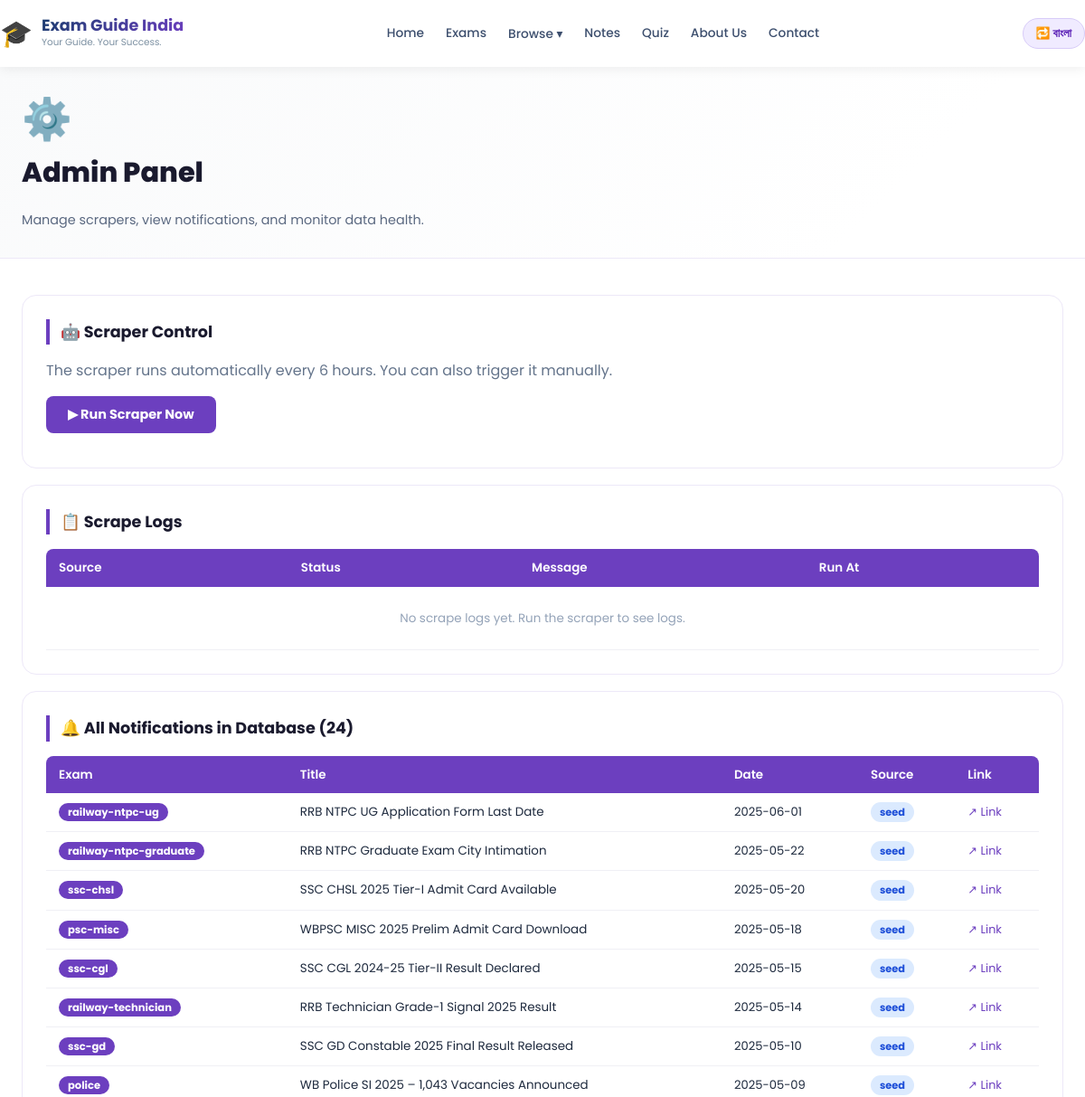
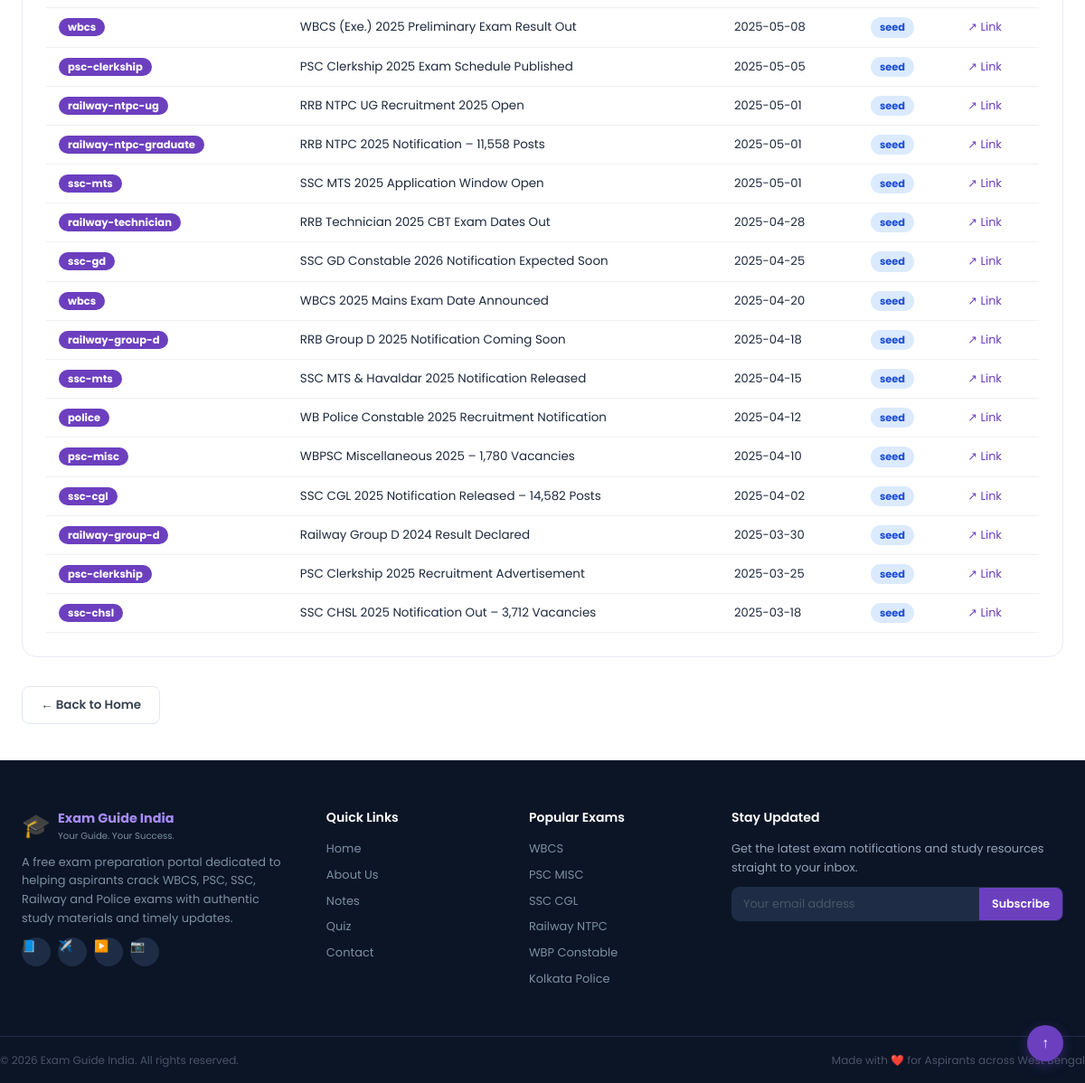
The page /admin on the database its author committed (2 pictures, top to bottom).
### tables this page shows
CREATE TABLE notifications (
        id INTEGER PRIMARY KEY AUTOINCREMENT,
        exam_key TEXT NOT NULL,
        title TEXT NOT NULL,
        date TEXT NOT NULL,
        link TEXT,
        source TEXT DEFAULT 'official',
        scraped_at TEXT DEFAULT CURRENT_TIMESTAMP
    );

### app.py (the view)
@app.route('/admin', strict_slashes=False)
def admin():
    return render_template('admin.html', logs=get_scrape_logs(30), notifications=get_all_notifications(50), exam_keys=list(EXAM_CONFIG.keys()))

### scraper/scraper.py (called while the page is built)
def get_db():
    os.makedirs(os.path.dirname(DB_PATH), exist_ok=True)
    conn = sqlite3.connect(DB_PATH)
    conn.row_factory = sqlite3.Row
    return conn

def get_all_notifications(limit=30):
    conn = get_db()
    rows = conn.execute(
        'SELECT * FROM notifications ORDER BY date DESC, id DESC LIMIT ?', (limit,)
    ).fetchall()
    conn.close()
    return [dict(r) for r in rows]

def get_scrape_logs(limit=20):
    conn = get_db()
    rows = conn.execute(
        'SELECT * FROM scrape_log ORDER BY ran_at DESC LIMIT ?', (limit,)
    ).fetchall()
    conn.close()
    return [dict(r) for r in rows]

### templates/admin.html (shortened to what this page needs)
{% extends "base.html" %}
{% block content %}
<section class="page-hero" style="--cat-color:#374151; --cat-light:#f9fafb;">
    <div class="container page-hero-inner">
        <div class="page-hero-icon">⚙️</div>
        <h1 class="page-hero-title">Admin Panel</h1>
        <p class="page-hero-desc">Manage scrapers, view notifications, and monitor data health.</p>
    </div>
</section>
<div class="container" style="padding: 40px 24px;">
    <div class="guide-section">
        <h2 class="gs-title">🤖 Scraper Control</h2>
        <p style="color:#64748b; margin-bottom: 16px;">The scraper runs automatically every 6 hours. You can also trigger it manually.</p>
        <button id="scrapeBtn" class="btn-apply-big" onclick="triggerScrape()">▶ Run Scraper Now</button>
    </div>
    <div class="guide-section">
        <h2 class="gs-title">📋 Scrape Logs</h2>
        <div class="table-wrap">
            <table class="exam-table">
                <thead>
                    <tr><th>Source</th><th>Status</th><th>Message</th><th>Run At</th></tr>
                </thead>
                <tbody>
                    {% for log in logs %}
                    <tr>
                        <td><strong>{{ log.source }}</strong></td>
                        <td>
                            <span class="status-badge {% if log.status == 'success' %}badge-green{% else %}badge-red{% endif %}">
                                {{ log.status }}
                            </span>
                        </td>
                        <td>{{ log.message }}</td>
                        <td style="font-size:0.8rem; color:#94a3b8;">{{ log.ran_at }}</td>
                    </tr>
                    {% else %}
                    <tr><td colspan="4" style="text-align:center; color:#94a3b8; padding:24px;">No scrape logs yet. Run the scraper to see logs.</td></tr>
                    {% endfor %}
                </tbody>
            </table>
        </div>
    </div>
    <div class="guide-section">
        <h2 class="gs-title">🔔 All Notifications in Database ({{ notifications|length }})</h2>
        <div class="table-wrap">
            <table class="exam-table">
                <thead>
                    <tr><th>Exam</th><th>Title</th><th>Date</th><th>Source</th><th>Link</th></tr>
                </thead>
                <tbody>
                    {% for n in notifications %}
                    <tr>
                        <td><span class="notif-badge" style="font-size:0.72rem;">{{ n.exam_key }}</span></td>
                        <td style="max-width:340px;">{{ n.title }}</td>
                        <td style="font-size:0.82rem; white-space:nowrap;">{{ n.date }}</td>
                        <td><span class="status-badge {% if n.source == 'scrape' %}badge-green{% elif n.source == 'seed' %}badge-blue{% else %}badge-grey{% endif %}">{{ n.source }}</span></td>
                        <td>{% if n.link %}<a href="{{ n.link }}" target="_blank" style="color:#6c3fbf; font-size:0.8rem;">↗ Link</a>{% endif %}</td>
                    </tr>
                    {% endfor %}
                </tbody>
            </table>
        </div>
    </div>
    <div class="cat-back">
        <a href="/" class="btn-back-home">← Back to Home</a>
    </div>
</div>
{% endblock %}

### templates/base.html (shortened to what this page needs)
<!DOCTYPE html>
<html lang="en">
<head>
    <link rel="stylesheet" href="{{ url_for('static', filename='css/style.css') }}">
</head>
<body>
<header class="navbar-wrapper">
    <div class="container navbar">
        <a href="/" class="logo">
            <span class="logo-icon">🎓</span>
            <div class="logo-text">
                <span class="logo-title" data-en="Exam Guide India" data-bn="পরীক্ষা গাইড ইন্ডিয়া">Exam Guide India</span>
                <span class="logo-sub">Your Guide. Your Success.</span>
            </div>
        </a>
        <nav class="nav-links" id="mainNav">
            <a href="/" class="nav-link {% if request.path=='/' %}active{% endif %}" data-en="Home" data-bn="হোম">Home</a>
            <a href="/#popular-exams" class="nav-link" data-en="Exams" data-bn="পরীক্ষা">Exams</a>
            <div class="nav-dropdown">
                <span class="nav-link dropdown-trigger" data-en="Browse ▾" data-bn="দেখুন ▾">Browse ▾</span>
            </div>
            <a href="/notes/" class="nav-link {% if '/notes' in request.path %}active{% endif %}" data-en="Notes" data-bn="নোটস">Notes</a>
            <a href="/quiz/" class="nav-link {% if '/quiz' in request.path %}active{% endif %}" data-en="Quiz" data-bn="কুইজ">Quiz</a>
            <a href="/about/" class="nav-link {% if '/about' in request.path %}active{% endif %}" data-en="About Us" data-bn="আমাদের সম্পর্কে">About Us</a>
            <a href="/contact/" class="nav-link {% if '/contact' in request.path %}active{% endif %}" data-en="Contact" data-bn="যোগাযোগ">Contact</a>
        </nav>
        <div class="nav-actions">
            <button class="lang-toggle" id="langToggle" aria-label="Toggle language">🔁 বাংলা</button>
        </div>
    </div>
</header>
{% block content %}{% endblock %}
<footer>
    <div class="container footer-grid">
        <div class="footer-col footer-brand">
            <div class="footer-logo">
                <span style="font-size:1.6rem">🎓</span>
                <div><span class="footer-logo-title">Exam Guide India</span><span class="footer-logo-sub">Your Guide. Your Success.</span></div>
            </div>
            <p class="footer-brand-desc" data-en="A free exam preparation portal dedicated to helping aspirants crack WBCS, PSC, SSC, Railway and Police exams with authentic study materials and timely updates." data-bn="WBCS, PSC, SSC, রেলওয়ে ও পুলিশ পরীক্ষায় সাফল্যের জন্য বিনামূল্যে প্রস্তুতির সুযোগ।"></p>
            <div class="social-links">
                <a href="#" class="social-icon" aria-label="Facebook">📘</a>
                <a href="#" class="social-icon" aria-label="Telegram">✈️</a>
                <a href="#" class="social-icon" aria-label="YouTube">▶️</a>
                <a href="#" class="social-icon" aria-label="Instagram">📷</a>
            </div>
        </div>
        <div class="footer-col">
            <h4 class="footer-heading" data-en="Quick Links" data-bn="দ্রুত লিংক">Quick Links</h4>
            <a href="/" data-en="Home" data-bn="হোম">Home</a>
            <a href="/about/" data-en="About Us" data-bn="আমাদের সম্পর্কে">About Us</a>
            <a href="/notes/" data-en="Notes" data-bn="নোটস">Notes</a>
            <a href="/quiz/" data-en="Quiz" data-bn="কুইজ">Quiz</a>
            <a href="/contact/" data-en="Contact" data-bn="যোগাযোগ">Contact</a>
        </div>
        <div class="footer-col">
            <h4 class="footer-heading" data-en="Popular Exams" data-bn="জনপ্রিয় পরীক্ষা">Popular Exams</h4>
            <a href="/wbcs/">WBCS</a>
            <a href="/psc/misc/">PSC MISC</a>
            <a href="/ssc/cgl/">SSC CGL</a>
            <a href="/railway/ntpc-graduate/">Railway NTPC</a>
            <a href="/police/wbp-constable/">WBP Constable</a>
            <a href="/police/kolkata-police/">Kolkata Police</a>
        </div>
        <div class="footer-col">
            <h4 class="footer-heading" data-en="Stay Updated" data-bn="আপডেট থাকুন">Stay Updated</h4>
            <p data-en="Get the latest exam notifications and study resources straight to your inbox." data-bn="সর্বশেষ পরীক্ষার বিজ্ঞপ্তি ও স্টাডি মেটেরিয়াল পান।"></p>
            <form class="subscribe" onsubmit="handleSubscribe(event)">
                <input type="email" id="emailInput" placeholder="Your email address" data-en-placeholder="Your email address" data-bn-placeholder="আপনার ইমেল ঠিকানা" required>
                <button type="submit" data-en="Subscribe" data-bn="সাবস্ক্রাইব">Subscribe</button>
            </form>
        </div>
    </div>
    <div class="container footer-bottom">
        <p data-en="© 2026 Exam Guide India. All rights reserved." data-bn="© ২০২৬ পরীক্ষা গাইড ইন্ডিয়া। সর্বস্বত্ব সংরক্ষিত।">© 2026 Exam Guide India. All rights reserved.</p>
        <p data-en="Made with ❤️ for Aspirants across West Bengal" data-bn="পশ্চিমবঙ্গের পরীক্ষার্থীদের জন্য ❤️">Made with ❤️ for Aspirants across West Bengal</p>
    </div>
    <a href="#" class="scroll-top" aria-label="Back to top">↑</a>
</footer>
</body>
</html>

### rows shown on the page
notifications: exam_key "railway-ntpc-ug", title "RRB NTPC UG Application Form Last Date", date "2025-06-01", source "seed"
notifications: exam_key "railway-ntpc-graduate", title "RRB NTPC Graduate Exam City Intimation", date "2025-05-22", source "seed"
notifications: exam_key "ssc-chsl", title "SSC CHSL 2025 Tier-I Admit Card Available", date "2025-05-20", source "seed"
notifications: exam_key "psc-misc", title "WBPSC MISC 2025 Prelim Admit Card Download", date "2025-05-18", source "seed"
notifications: exam_key "ssc-cgl", title "SSC CGL 2024-25 Tier-II Result Declared", date "2025-05-15", source "seed"
notifications: exam_key "railway-technician", title "RRB Technician Grade-1 Signal 2025 Result", date "2025-05-14", source "seed"
notifications: exam_key "ssc-gd", title "SSC GD Constable 2025 Final Result Released", date "2025-05-10", source "seed"
notifications: exam_key "police", title "WB Police SI 2025 – 1,043 Vacancies Announced", date "2025-05-09", source "seed"
notifications: exam_key "wbcs", title "WBCS (Exe.) 2025 Preliminary Exam Result Out", date "2025-05-08", source "seed"
notifications: exam_key "psc-clerkship", title "PSC Clerkship 2025 Exam Schedule Published", date "2025-05-05", source "seed"
notifications: exam_key "railway-ntpc-ug", title "RRB NTPC UG Recruitment 2025 Open", date "2025-05-01", source "seed"
notifications: exam_key "railway-ntpc-graduate", title "RRB NTPC 2025 Notification – 11,558 Posts", date "2025-05-01", source "seed"
notifications: exam_key "ssc-mts", title "SSC MTS 2025 Application Window Open", date "2025-05-01", source "seed"
notifications: exam_key "railway-technician", title "RRB Technician 2025 CBT Exam Dates Out", date "2025-04-28", source "seed"
notifications: exam_key "ssc-gd", title "SSC GD Constable 2026 Notification Expected Soon", date "2025-04-25", source "seed"
notifications: exam_key "wbcs", title "WBCS 2025 Mains Exam Date Announced", date "2025-04-20", source "seed"
notifications: exam_key "railway-group-d", title "RRB Group D 2025 Notification Coming Soon", date "2025-04-18", source "seed"
notifications: exam_key "ssc-mts", title "SSC MTS & Havaldar 2025 Notification Released", date "2025-04-15", source "seed"
notifications: exam_key "police", title "WB Police Constable 2025 Recruitment Notification", date "2025-04-12", source "seed"
notifications: exam_key "psc-misc", title "WBPSC Miscellaneous 2025 – 1,780 Vacancies", date "2025-04-10", source "seed"
notifications: exam_key "ssc-cgl", title "SSC CGL 2025 Notification Released – 14,582 Posts", date "2025-04-02", source "seed"
notifications: exam_key "railway-group-d", title "Railway Group D 2024 Result Declared", date "2025-03-30", source "seed"
notifications: exam_key "psc-clerkship", title "PSC Clerkship 2025 Recruitment Advertisement", date "2025-03-25", source "seed"
notifications: exam_key "ssc-chsl", title "SSC CHSL 2025 Notification Out – 3,712 Vacancies", date "2025-03-18", source "seed"

### other values the page prints
{{ notifications|length }} "24"
